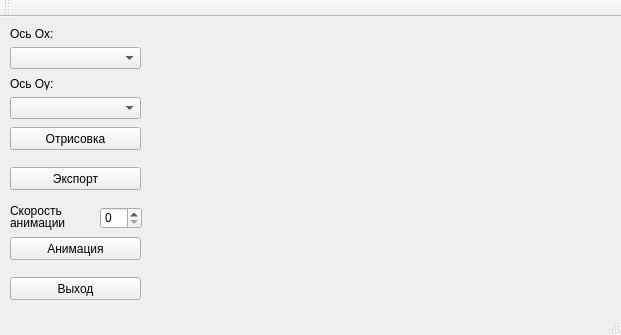
<?xml version="1.0" encoding="UTF-8"?>
<ui version="4.0">
 <class>CustomClass</class>
 <widget class="QMainWindow" name="CustomClass">
  <property name="geometry">
   <rect>
    <x>0</x>
    <y>0</y>
    <width>621</width>
    <height>335</height>
   </rect>
  </property>
  <property name="windowTitle">
   <string>Custom</string>
  </property>
  <property name="windowIcon">
   <iconset>
    <normaloff>C:/Users/Алена/Desktop/Documents.ico</normaloff>C:/Users/Алена/Desktop/Documents.ico</iconset>
  </property>
  <widget class="QWidget" name="centralWidget">
   <widget class="QCustomPlot" name="widget" native="true">
    <property name="geometry">
     <rect>
      <x>163</x>
      <y>10</y>
      <width>451</width>
      <height>271</height>
     </rect>
    </property>
   </widget>
   <widget class="QPushButton" name="paint">
    <property name="geometry">
     <rect>
      <x>10</x>
      <y>110</y>
      <width>131</width>
      <height>23</height>
     </rect>
    </property>
    <property name="text">
     <string>Отрисовка</string>
    </property>
   </widget>
   <widget class="QComboBox" name="comboBox_1">
    <property name="geometry">
     <rect>
      <x>10</x>
      <y>30</y>
      <width>131</width>
      <height>22</height>
     </rect>
    </property>
   </widget>
   <widget class="QComboBox" name="comboBox_2">
    <property name="geometry">
     <rect>
      <x>10</x>
      <y>80</y>
      <width>131</width>
      <height>22</height>
     </rect>
    </property>
   </widget>
   <widget class="QPushButton" name="exp">
    <property name="geometry">
     <rect>
      <x>10</x>
      <y>150</y>
      <width>131</width>
      <height>23</height>
     </rect>
    </property>
    <property name="text">
     <string>Экспорт</string>
    </property>
   </widget>
   <widget class="QPushButton" name="exit">
    <property name="geometry">
     <rect>
      <x>10</x>
      <y>260</y>
      <width>131</width>
      <height>23</height>
     </rect>
    </property>
    <property name="text">
     <string>Выход</string>
    </property>
   </widget>
   <widget class="QPushButton" name="animation">
    <property name="geometry">
     <rect>
      <x>10</x>
      <y>220</y>
      <width>131</width>
      <height>23</height>
     </rect>
    </property>
    <property name="text">
     <string>Анимация</string>
    </property>
   </widget>
   <widget class="QLabel" name="label">
    <property name="geometry">
     <rect>
      <x>10</x>
      <y>10</y>
      <width>47</width>
      <height>13</height>
     </rect>
    </property>
    <property name="text">
     <string>Ось Ох:</string>
    </property>
   </widget>
   <widget class="QLabel" name="label_2">
    <property name="geometry">
     <rect>
      <x>10</x>
      <y>60</y>
      <width>47</width>
      <height>13</height>
     </rect>
    </property>
    <property name="text">
     <string>Ось Оу:</string>
    </property>
   </widget>
   <widget class="QLabel" name="label_3">
    <property name="geometry">
     <rect>
      <x>10</x>
      <y>183</y>
      <width>61</width>
      <height>21</height>
     </rect>
    </property>
    <property name="text">
     <string>Скорость</string>
    </property>
   </widget>
   <widget class="QSpinBox" name="spinBox">
    <property name="geometry">
     <rect>
      <x>100</x>
      <y>190</y>
      <width>42</width>
      <height>22</height>
     </rect>
    </property>
   </widget>
   <widget class="QLabel" name="label_4">
    <property name="geometry">
     <rect>
      <x>10</x>
      <y>195</y>
      <width>61</width>
      <height>21</height>
     </rect>
    </property>
    <property name="text">
     <string>анимации</string>
    </property>
   </widget>
  </widget>
  <widget class="QMenuBar" name="menuBar">
   <property name="geometry">
    <rect>
     <x>0</x>
     <y>0</y>
     <width>621</width>
     <height>21</height>
    </rect>
   </property>
  </widget>
  <widget class="QToolBar" name="mainToolBar">
   <attribute name="toolBarArea">
    <enum>TopToolBarArea</enum>
   </attribute>
   <attribute name="toolBarBreak">
    <bool>false</bool>
   </attribute>
  </widget>
  <widget class="QStatusBar" name="statusBar"/>
 </widget>
 <layoutdefault spacing="6" margin="11"/>
 <customwidgets>
  <customwidget>
   <class>QCustomPlot</class>
   <extends>QWidget</extends>
   <header>qcustomplot.h</header>
   <container>1</container>
  </customwidget>
 </customwidgets>
 <resources>
  <include location="custom.qrc"/>
 </resources>
 <connections/>
</ui>
